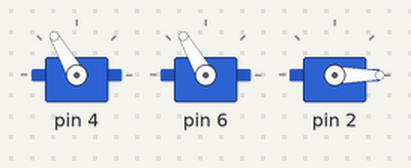
A sketch run on a simulated Arduino Uno, built with avr-gcc and run on an emulated ATmega328P. Shown: 3 × servo.

Above: at 1.05 s.
Timing chart, 0 to 5.6 s (numbered marks = the images above):
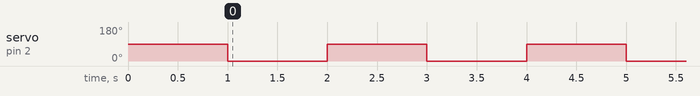

Measured:
- by itself, servo on pin 2: alternates 90° for 1.0 s and 0° for 1.0 s

The sketch:

dot_test.ino
```cpp
#include "linkageXY.h"
#include "vec2.h"

void setup() {
  // For debugging and GCode communication
  Serial.begin(9600);
  // lower arm, upper arm, pen up
  attachServoPins(4,6,2);
  setDefault();
}

void loop() {
  setPenUp(0);
  setPenUp(1);
}
```

linkageXY.h
```cpp
#pragma once
#include <Servo.h>
#include "vec2.h"

// Constants, would be good to move out
#define DEGREES_PER_RADIAN 57.295779513

// Kinematic Constants from https://github.com/bdring/DrawBot_Badge/blob/master/DrawBot_Badge/servo.h
// work area
#define MIN_WORK_X -30.0 // outside work area, but useful for calibration
#define MAX_WORK_X 75.0
#define MIN_WORK_Y 0.0
#define MAX_WORK_Y 75.0
// arm lengths
#define LEN_PEN_FOREARM   55.0
#define L_PEN_UPPERARM    30.0
#define LEN_LOWER_CRANK   50.0
#define LEN_UPPER_CRANK   30.0
#define LEN_MID_LINK      60.0
// static positions
#define SERVO_A_X 24.0
#define SERVO_A_Y 91.1
#define SERVO_B_X SERVO_A_X // both have same x position
#define SERVO_B_Y 103.1

// Servos
Servo servoA;
Servo servoB;
Servo servoZ;

vec2f currentPos;
int penUp;
int absoluteMode;
float feedrate;

// TODO: servo writeMicroseconds for finer control.
vec2i currentServoPos;

void setServoPos(vec2i pos) {
  currentServoPos = pos;
  servoA.write(pos.x);
  servoB.write(pos.y);
}

void setPenUp(int up) {
  if (up != penUp) {
    penUp = up;
    servoZ.write(up ? 90 : 0);
    delay(1000);
  }
}

void setDefault() {
  vec2i pos = {120,120};
  setServoPos(pos);
  setPenUp(1);
}


void move(vec2i pos) {
  int distDelay = max(10,(int)Linf_dist(currentServoPos, pos)*5);
  setServoPos(pos);
  delay(distDelay);
}

void dot() {
  setPenUp(0);
  setPenUp(1);
}

void plot(vec2i pos) {
  move(pos);
  dot();
}


// Adopted from https://github.com/bdring/DrawBot_Badge/blob/master/DrawBot_Badge/servo.cpp#L337
// Will probably modify
int circle_circle_intersection(vec2f c0, float r0,  // x,y and radius
                               vec2f c1, float r1,
                               vec2f* i0, // intersection
                               vec2f* i1) {
  double a, dx, dy, d, h, rx, ry;
  double x2, y2;

  /* dx and dy are the vertical and horizontal distances between
   * the circle centers.
   */
  dx = c1.x - c0.x;
  dy = c1.y - c0.y;

  /* Determine the straight-line distance between the centers. */
  d = hypot(dx,dy); // Suggested by Keith Briggs

  /* Check for solvability. */
  if (d > (r0 + r1) || d < fabs(r0 - r1)) {
    /* No solution. Circles either do not intersect or are contained in each other */
    return 0;
  }

  // 'point 2' is the point where the line through the circle
  // intersection points crosses the line between the circle centers.


  /* Determine the distance from point 0 to point 2. */
  a = ((r0*r0) - (r1*r1) + (d*d)) / (2.0 * d) ;

  /* Determine the coordinates of point 2. */
  x2 = c0.x + (dx * a/d);
  y2 = c0.y + (dy * a/d);

  // Determine the distance from point 2 to either of the
  // intersection points.
  h = sqrt((r0*r0) - (a*a));

  /* Now determine the offsets of the intersection points from
   * point 2.
   */
  rx = -dy * (h/d);
  ry = dx * (h/d);

  /* Determine the absolute intersection points. */
  *i0 = {x2 + rx,y2 + ry};
  *i1 = {x2 - rx,y2 - ry};

  return 1;
}

// Modified from https://github.com/bdring/DrawBot_Badge/blob/master/DrawBot_Badge/servo.cpp#L213
void computeServoAngles(vec2f pos) {
  float angle_servo_a, angle_servo_b; // the angle of servo arms relative to machine
  vec2f isect0, isect1; // two possible intersection points
  vec2f pin1, pin2, pin3;

  // ============== find the location of pin1 ========================
  if (circle_circle_intersection(pos, LEN_PEN_FOREARM,  // pen location and arm length
                               {SERVO_A_X, SERVO_A_Y}, LEN_LOWER_CRANK, // servo a location and arm length
                               &isect0, &isect1) == 0) {
    Serial.println("pin1 calc fail");
    return;
  }

  // Right-most link is correct
  pin1 = (isect0.x > isect1.x) ? isect0 : isect1;

  // ============== find the angle of Servo A =======================
  angle_servo_a = atan2(pin1.y - SERVO_A_Y, pin1.x - SERVO_A_X);

  // =============== find location of pin2 ========================
  float R = ((LEN_PEN_FOREARM + L_PEN_UPPERARM)/LEN_PEN_FOREARM);
  pin2.x = ((pin1.x-pos.x)*R)+pos.x;
  pin2.y = ((pin1.y-pos.y)*R)+pos.y;

  // ============== find the location of pin3 ========================
  if (circle_circle_intersection(pin2, LEN_MID_LINK,  // pen location and arm length
                               {SERVO_B_X, SERVO_B_Y}, LEN_UPPER_CRANK, // servo a location and arm length
                               &isect0, &isect1) == 0) {
    Serial.println("pin3 calc fail");
    return;
  }

  // Larger Y is correct
  pin3 = (isect0.y > isect1.y) ? isect0 : isect1;

  // ============== find the angle of Servo B =======================
  angle_servo_b = atan2(pin3.y - SERVO_B_Y, pin3.x - SERVO_B_X);

  float a_degrees = angle_servo_a*DEGREES_PER_RADIAN;
  float b_degrees = angle_servo_b*DEGREES_PER_RADIAN;
  // Lots of diagramming to get these constants
  int a_calibrated = a_degrees + 120;
  int b_calibrated = b_degrees + 30;

  move({a_calibrated,b_calibrated});
  /*Serial.print("A: ");
  Serial.println(a_degrees);
  Serial.print("B: ");
  Serial.println(b_degrees);*/

}

#define LINE_STEP 1.0

// Adapted from https://en.wikipedia.org/wiki/Bresenham%27s_line_algorithm
void line(vec2f p0, vec2f p1) {
  vec2f delta = subf(p1,p0);
  if (delta.x == 0.0f) {// Handle (vertical line)
    float x = p0.x;
    float yInc = (delta.y>0) ? LINE_STEP : -LINE_STEP;
    for (float y = p0.y; y != (p1.y + yInc); y += yInc) {
      computeServoAngles({x,y});
    }
  } else {
    float deltaerr = abs((float)delta.y / (float)delta.x);
    float sgnDY = (float)((delta.y > 0) - (delta.y < 0));
    float error = 0.0f; // No error at start
    float y = p0.y;
    float xInc = (delta.x>0) ? LINE_STEP : -LINE_STEP;
    for (float x = p0.x; x != (p1.x + xInc); x += xInc) {
      computeServoAngles({x,y});
      error = error + deltaerr;
      if (error >= 0.5f) {
        y = y + sgnDY;
        error -= 1.0f;
      }
    }
  }
}

// Adapted from https://en.wikipedia.org/wiki/Bresenham%27s_line_algorithm
void dotLine(vec2i p0, vec2i p1) {
  vec2i delta = sub(p1,p0);
  if (delta.x == 0) {// Handle (vertical line)
    int x = p0.x;
    for (int y = p0.y; y <= p1.y; ++y) {
      plot({x,y});
    }
  } else {
    float deltaerr = abs((float)delta.y / (float)delta.x);
    int sgnDY = (delta.y > 0) - (delta.y < 0);
    float error = 0.0f; // No error at start
    int y = p0.y;
    int xInc = (delta.x>0) ? 1 : -1;
    for (int x = p0.x; x != (p1.x + xInc); x += xInc) {
      plot({x,y});//plot({x,y});
      error = error + deltaerr;
      if (error >= 0.5f) {
        y = y + sgnDY;
        error -= 1.0f;
      }
    }
  }
}

void recenter() {
  move({60, 80});
}

void lineTo(vec2f p) {
  line(currentPos,p);
  currentPos = p;
}

void attachServoPins(int aPin, int bPin, int zPin) {
  servoA.attach(aPin); // lower arm
  servoB.attach(bPin); // upper arm
  servoZ.attach(zPin); // underneath
}
```

vec2.h
```cpp
#pragma once

struct vec2i {
  int x, y;
};
struct vec2f {
  float x, y;
};


vec2i sub(vec2i p1, vec2i p0) {
  return {p1.x - p0.x, p1.y - p0.y};
}

vec2f subf(vec2f p1, vec2f p0) {
  return {p1.x - p0.x, p1.y - p0.y};
}

float dist(vec2i p0, vec2i p1) {
  vec2i diff = sub(p1,p0);
  return sqrt(diff.x*diff.x+diff.y*diff.y);
}

float Linf_dist(vec2i p0, vec2i p1) {
  vec2i diff = sub(p1,p0);
  return max(abs(diff.x),abs(diff.y));
}
```
